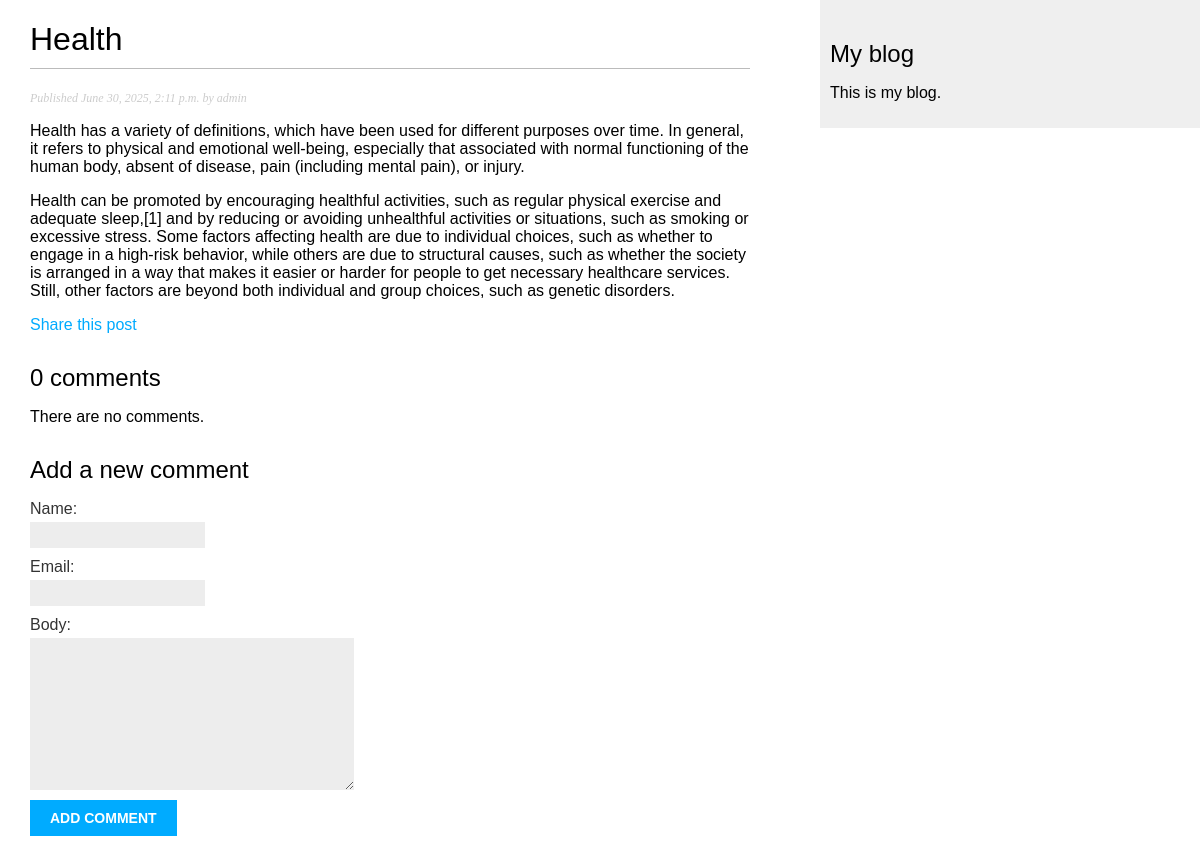
The app's page /blog/2025/6/30/health/, older data.
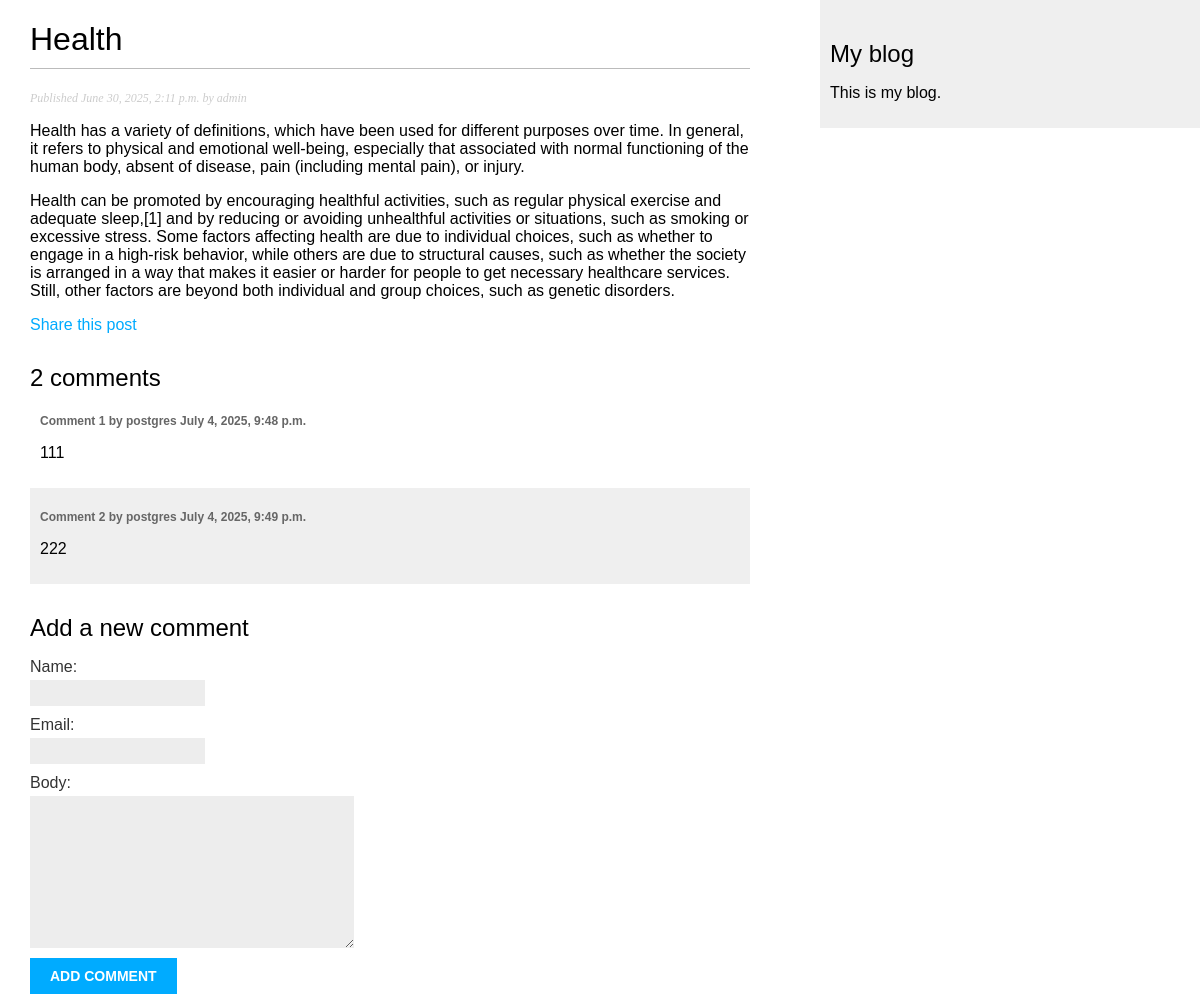
The same page, newer data.
### apps/blog/models.py (models this page shows, shortened)
class Post(models.Model):
    class Status(models.TextChoices):
        DRAFT = 'DF', 'Draft'
        PUBLISHED = 'PB', 'Published'
    title = models.CharField(max_length=250)
    slug = models.SlugField(max_length=250,
                            unique_for_date='publish')
    author = models.ForeignKey(User,
                               on_delete=models.CASCADE,
                               related_name='blog_posts')
    body = models.TextField()
    publish = models.DateTimeField(default=timezone.now)
    created = models.DateTimeField(auto_now_add=True)
    updated = models.DateTimeField(auto_now=True)
    status = models.CharField(max_length=2,
                              choices=Status.choices,
                              default=Status.DRAFT)
    objects = models.Manager()
    published = PublishedManager()
    tags = TaggableManager()
    class Meta:
        ordering = ['-publish']
        indexes = [
            models.Index(fields=['-publish']),
        ]

class Comment(models.Model):
    post = models.ForeignKey(Post,
                             on_delete=models.CASCADE,
                             related_name='comments')
    name = models.CharField(max_length=80)
    email = models.EmailField()
    body = models.TextField()
    created = models.DateTimeField(auto_now_add=True)
    updated = models.DateTimeField(auto_now=True)
    active = models.BooleanField(default=True)
    class Meta:
        ordering = ['created']
        indexes = [
            models.Index(fields=['created']),
        ]

### apps/blog/views.py (the view)
def post_detail(request, year, month, day, post):
    post = get_object_or_404(Post,
                             status=Post.Status.PUBLISHED,
                             slug=post,
                             publish__year=year,
                             publish__month=month,
                             publish__day=day)
    comments = post.comments.filter(active=True)  # type: ignore
    form = CommentForm()
    return render(request,
                  'blog/post/detail.html',
                  {'post': post,
                   'comments': comments,
                   'form': form})

### apps/blog/forms.py
class CommentForm(forms.ModelForm):
    class Meta:
        model = Comment
        fields = ['name', 'email', 'body']

### apps/blog/templates/blog/post/detail.html (shortened to what this page needs)
{% extends "blog/base.html" %}
{% block content %}
  <h1>{{ post.title }}</h1>
  <p class="date">
    Published {{ post.publish }} by {{ post.author }}
  </p>
  {{ post.body|linebreaks }}
  <p>
    <a href="{% url "blog:post_share" post.id %}">
    Share this post
    </a>
  </p>
  {% with comments.count as total_comments %}
    <h2>
      {{ total_comments }} comment{{ total_comments|pluralize }}
    </h2>
  {% endwith %}
  {% for comment in comments %}
    <div class="comment">
      <p class="info">
        Comment {{ forloop.counter }} by {{ comment.name }}
        {{ comment.created }}
      </p>
      {{ comment.body|linebreaks }}
    </div>
  {% empty %}
    <p>There are no comments.</p>
  {% endfor %}
  {% include "blog/post/includes/comment_form.html" %}
{% endblock %}

### apps/blog/templates/blog/base.html (shortened to what this page needs)
{% load static %}
<!DOCTYPE html>
<html>
<head>
  <link href="{% static "css/blog.css" %}" rel="stylesheet">
</head>
<body>
  <div id="content">
    {% block content %}
    {% endblock %}
  </div>
  <div id="sidebar">
    <h2>My blog</h2>
    <p>This is my blog.</p>
  </div>
</body>
</html>

### apps/blog/templates/blog/post/includes/comment_form.html (shortened to what this page needs)
<h2>Add a new comment</h2>
<form action="{% url "blog:post_comment" post.id %}" method="post">
  {{ form.as_p }}
  <p><input type="submit" value="Add comment"></p>
</form>

### apps/blog/static/css/blog.css (style rules this page uses)
body { margin: 0; padding: 0; font-family: helvetica, sans-serif; }
a { color: #00abff; text-decoration: none; }
h1 { font-weight: normal; border-bottom: 1px solid #bbb; padding: 0 0 10px 0; }
h2 { font-weight: normal; margin: 30px 0 0; }
#content { float: left; width: 60%; padding: 0 0 0 30px; }
#sidebar { float: right; width: 30%; padding: 10px; background: #efefef; height: 100%; }
p.date { color: #ccc; font-family: georgia, serif; font-size: 12px; font-style: italic; }
label { float: left; clear: both; color: #333; margin-bottom: 4px; }
input, textarea { clear: both; float: left; margin: 0 0 10px; background: #ededed; border: 0; padding: 6px 10px; font-size: 12px; }
input[type=submit] { font-weight: bold; background: #00abff; color: #fff; padding: 10px 20px; font-size: 14px; text-transform: uppercase; }
.comment { padding: 10px; }
.comment:nth-child(even) { background: #efefef; }
.comment .info { font-weight: bold; font-size: 12px; color: #666; }

Row changes from the older to the newer data that the page shows:
added Comment: name "postgres", created "July 4, 2025, 9:48 p.m.", body "111"
added Comment: name "postgres", created "July 4, 2025, 9:49 p.m.", body "222"
Text that changed along with them:
{{ total_comments }}: "0" → "2"
text no longer shown: "There are no comments."
